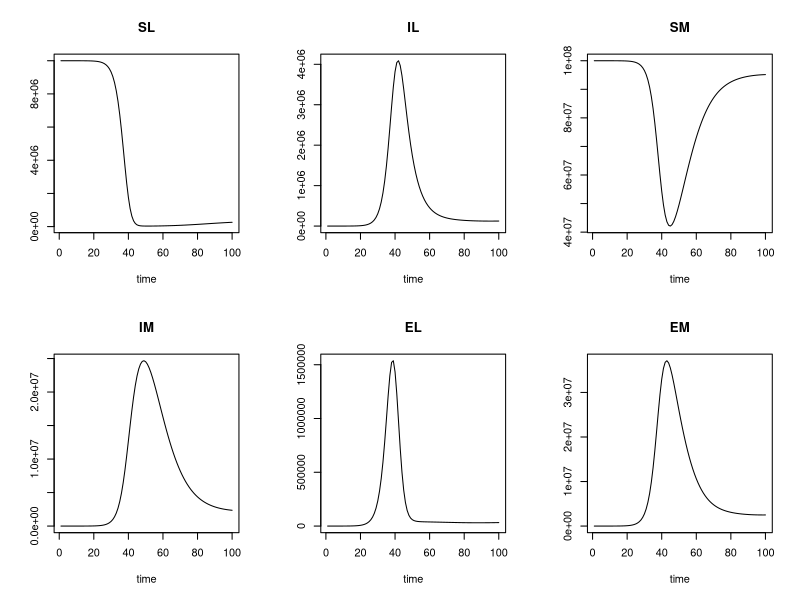
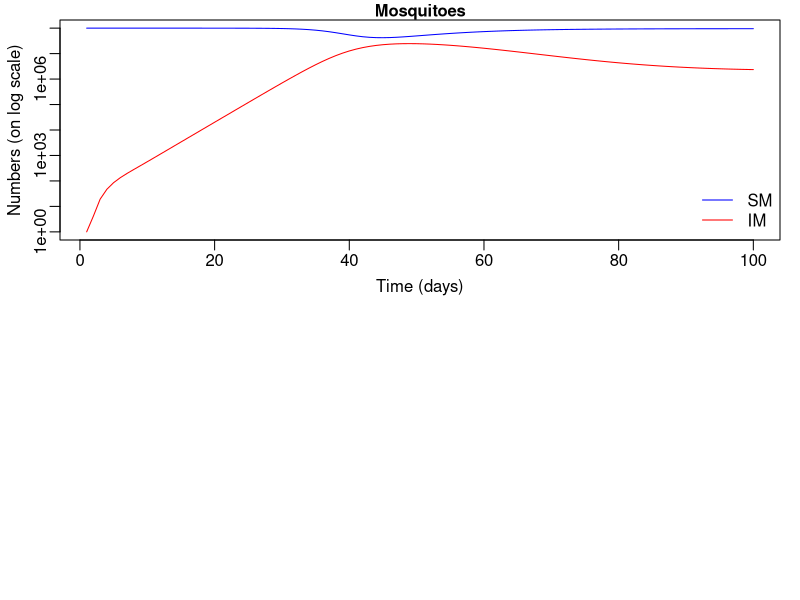
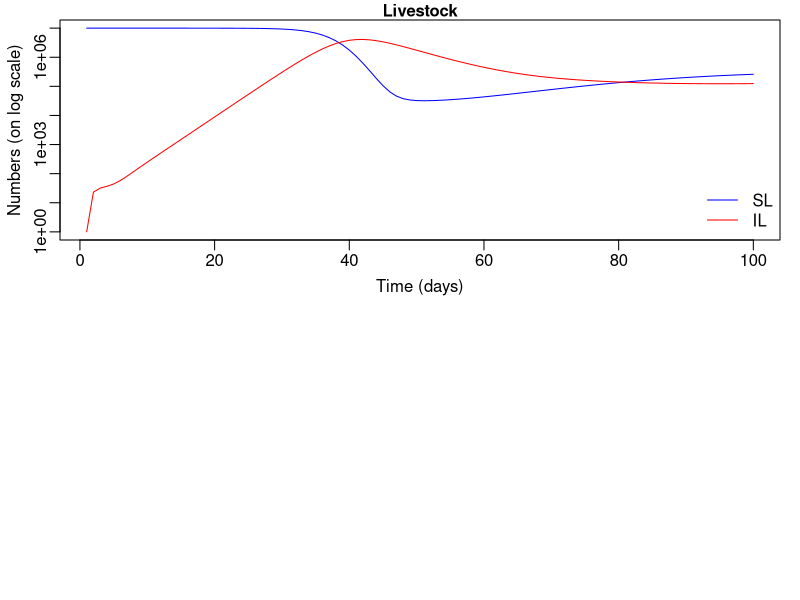

Generate these figures, in order, with R:
library(deSolve)

# function for a simple mosquito borne disease
SIRMosVec = function(time, state, parms) {
  with(as.list(c(state, parms)), {
    # infection in livestocks
    dSL = vL - (SL* r*(TLM * IM)) - muL * SL
    dEL=(SL *r*(TLM * IM))-(alpha*EL)-(muL*EL)
    dIL = alpha*EL - gamma * IL - muL * IL
    #dRH = gamma * IH - muH * RH
    
    # infection in mosquitoes
    #dP
    #dQ
    dSM = vM - SM*r*(TML * IL) - muM * SM
    dEM = SM*r*(TML * IL) - alpha2*EM-muM*EM
    dIM = alpha2*EM- muM * IM
    list(c(dSL,dIL, dSM, dIM, dEL, dEM))
  })
}

#new parameters
EL=50;
EM= 01;
alpha=.6667; 
alpha2 = 1/8;
NL=1e7; IL =1; SL=NL-IL;
muL=.00277; # livestock life span: 10 yr
vL=NL*muL;
TML = 0.81; # prob infection from livestock to mosquito;
TLM = 0.51; # prob infection from mosquito to livestock;
gamma=.166666666; # infectious period: 7 days
NM=1e8; IM=1; SM=NM-IM;
muM = 1/7; # 1 week life span for mosquito
vM=NM*muM; # births in mosquito population
b=(256/365); # number of bite per mosquito per day;
r = b / NL; # bite rate per livestock per mosquito

parameters = c(muL = muL, muM = muM,
               vL = vL, vM = vM, 
               TLM = TLM, TML = TML, 
               gamma = gamma, alpha = alpha, alpha2 = alpha2)

state = c(SL = SL, IL = 1,SM = SM,IM = 1, EL = EL, EM = EM)

times=1:100;
## solve the odes using R ode sovler:
sim=ode(y=state,times=times,func=SIRMosVec,parms = parameters)

plot(sim)

par(mfrow=c(2,1),mar=c(3,3,1,1), cex=1, mgp=c(1.8,.5,0))
matplot(sim[,'time'],sim[,c('SM','IM')],type='l', 
        log='y', # NOTE: THE Y-AXIS IS ON LOG SCALE
        lwd=1,col=c('blue','red'),lty=1, main='Mosquitoes', cex.main=1,
        ylab='Numbers (on log scale)',xlab='Time (days)')
legend('bottomright',c('SM','IM'),col=c('blue','red'),
       lty=1, cex=1, lwd=1, bty='n')

par(mfrow=c(2,1),mar=c(3,3,1,1), cex=1, mgp=c(1.8,.5,0))
matplot(sim[,'time'],sim[,c('SL','IL')],type='l', 
        log='y', # NOTE: THE Y-AXIS IS ON LOG SCALE
        lwd=1,col=c('blue','red'),lty=1, main='Livestock', cex.main=1,
        ylab='Numbers (on log scale)',xlab='Time (days)')
legend('bottomright',c('SL','IL'),col=c('blue','red'),
       lty=1, cex=1, lwd=1, bty='n')
